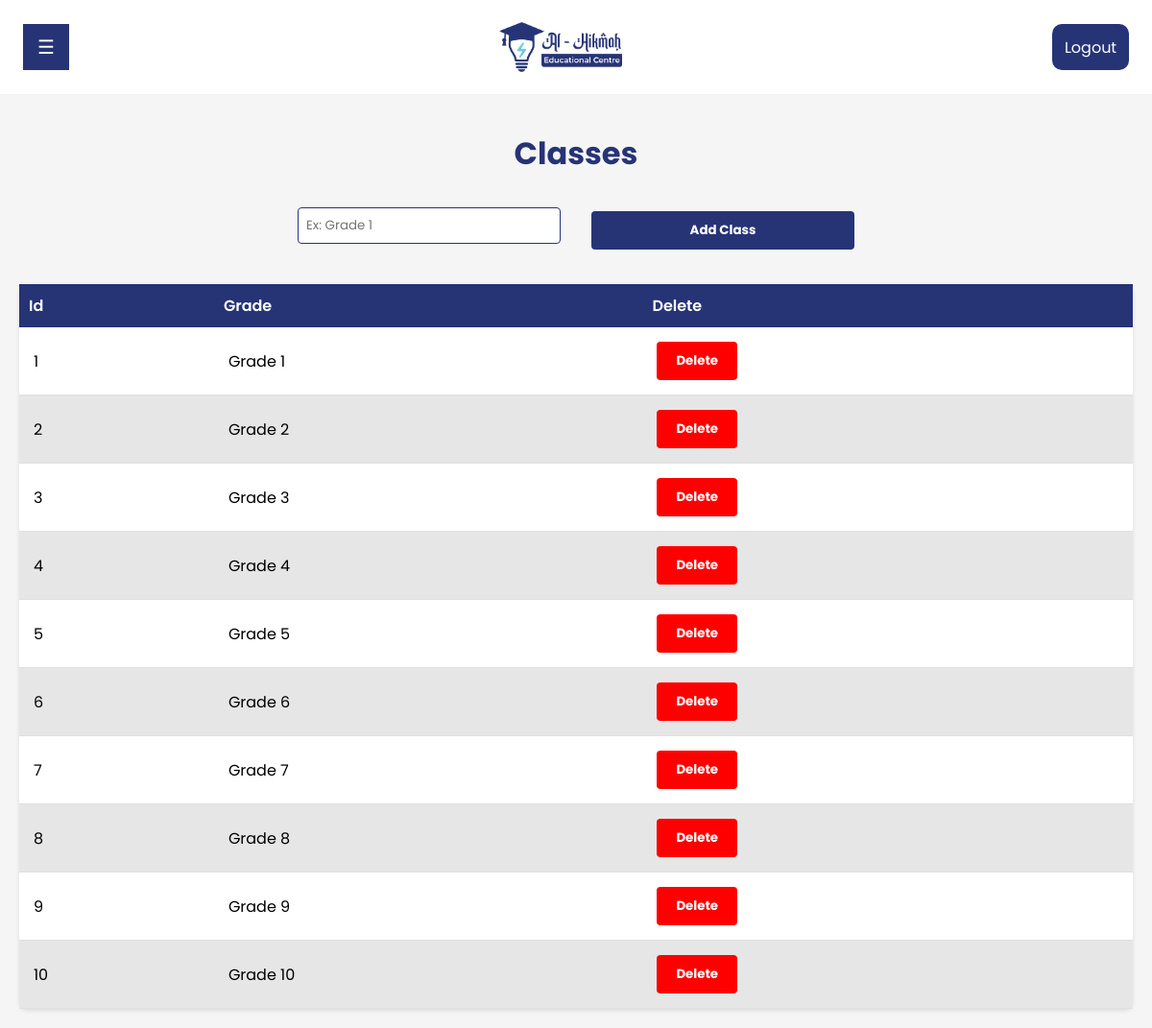
The page /lms/admin/grade.php (signed in) on the database its author committed.
### tables this page shows
CREATE TABLE `grade` (
  `id` int(11) NOT NULL,
  `grade` varchar(150) NOT NULL
);

### lms/admin/grade.php (the view, shortened to what this page needs)
<!DOCTYPE html>
<html lang="en">
<head>
	<link rel="stylesheet" href="https://cdnjs.cloudflare.com/ajax/libs/font-awesome/6.4.0/css/all.min.css">
	<link rel="stylesheet" href="../style.css">
	<link rel="stylesheet" href="../admin/styles/register.css">
	<link rel="stylesheet" href="styles/viewstudents.css">
	<link rel="stylesheet" href="styles/style.css">
</head>
<body>
	<?php include 'header.php' ?>
	<section class="head-padd all-sec-p">
		<h1 class="section-h1">Classes</h1>
		<table class="table-admin">
			<div class="grade">
				<form action="" enctype="multipart/form-data" method="post">
					<div class="inline-2 grade-sec">
						<div>
							<input type="text" id="name" name="grade" placeholder="Ex: Grade 1" required>
						</div>
						<div>
							<input type="submit" id="address" name="add" value="Add Class" required>
						</div>
					</div>
				</form>
			</div>
			<thead>
				<tr>
					<th>Id</th>
					<th>Grade</th>
					<th>Delete</th>
				</tr>
			</thead>
			<tbody>
				<?php
			$sql = "SELECT * FROM grade";
			$result = mysqli_query($conn,$sql);
			if(mysqli_num_rows($result)>0){
				while($row=mysqli_fetch_assoc($result)){
					$grade = $row['grade'];
					$id = $row['id'];
					echo"
					<tr>
					<td>$id</td>
					<td>$grade</td>
					<td>
					<form method='post' enctype='multipart/form-data'>
						<input type='hidden' name='deleteid' value='$id'>
						<input type='submit' style='background-color:red;' name='delete' value='Delete' class='delete-button'>
					</form>
				</td>
				</tr>
					";
				}
			}
			?>
			</tbody>
		</table>
	</section>
</body>
</html>

### lms/style.css (style rules this page uses)
* { margin: 0; padding: 0; box-sizing: border-box; font-family: "Poppins", sans-serif; text-decoration: none; list-style: none; scroll-behavior: smooth; }
:root { --primary-color: #263476; --secondary-color: #6ECDDD; --sub-color: white; }
form { display: flex; flex-direction: column; align-items: start; }
input[type="email"], input[type="password"],input[type="number"],input[type="text"] { width: 100%; padding: 10px; margin-bottom: 10px; border: 1px solid var(--primary-color); border-radius: 4px; }
input[type="submit"] { background-color: var(--primary-color); color: white; border: none; border-radius: 4px; padding: 10px 20px; font-weight: bold; cursor: pointer; width: auto !important; transition: all 0.5s ease-in-out; }
.head-padd { margin-top: 100px; }
.delete-button { padding: 5px 12px; background-color:red !important; color: white; border-radius: 5px; opacity: 1; width: auto !important; }
.grade-sec { width: 50% !important; display: flex !important; align-items: center !important; }
.grade { display: flex; align-items: center; justify-content: center; width: 100%; margin-bottom: 2rem; }
tbody tr:nth-child(even) { background-color: rgb(230, 230, 230) !important; }
table th { background-color: var(--primary-color) !important; color: white !important; }
table { margin-top: 2rem !important; }

### lms/admin/styles/register.css (style rules this page uses)
.inline-2 { display: flex; flex-direction: row; width: 100%; align-items: center; }
.inline-2 input[type="text"] { width: 100%; padding: 8px; margin-bottom: 10px; border: 1px solid var(--primary-color); border-radius: 4px; }
.inline-2 div:nth-child(1) { margin-right: 2rem; }
.inline-2 div { display: flex; flex-direction: column; width: 50%; }

### lms/admin/styles/style.css (style rules this page uses)
.table-admin { width: 100%; border-collapse: collapse; background-color: #ffffff; border-radius: 8px; box-shadow: 0 2px 4px rgba(0, 0, 0, 0.1); }
.table-admin thead { background-color: #f2f2f2; }
.table-admin th { padding: 10px; font-weight: 600; text-align: left; }
.table-admin tbody tr { border-bottom: 1px solid #e0e0e0; }
.table-admin td { padding: 15px; text-align: left; }
body { background-color: #f5f5f5; font-family: 'Poppins', sans-serif; }
.section-h1 { text-align: center; margin: 1rem 0 2rem; font-size: 2rem; color: var(--primary-color); }
.all-sec-p { padding: 20px; }

### rows shown on the page
grade: id "1", grade "Grade 1"
grade: id "2", grade "Grade 2"
grade: id "3", grade "Grade 3"
grade: id "4", grade "Grade 4"
grade: id "5", grade "Grade 5"
grade: id "6", grade "Grade 6"
grade: id "7", grade "Grade 7"
grade: id "8", grade "Grade 8"
grade: id "9", grade "Grade 9"
grade: id "10", grade "Grade 10"
